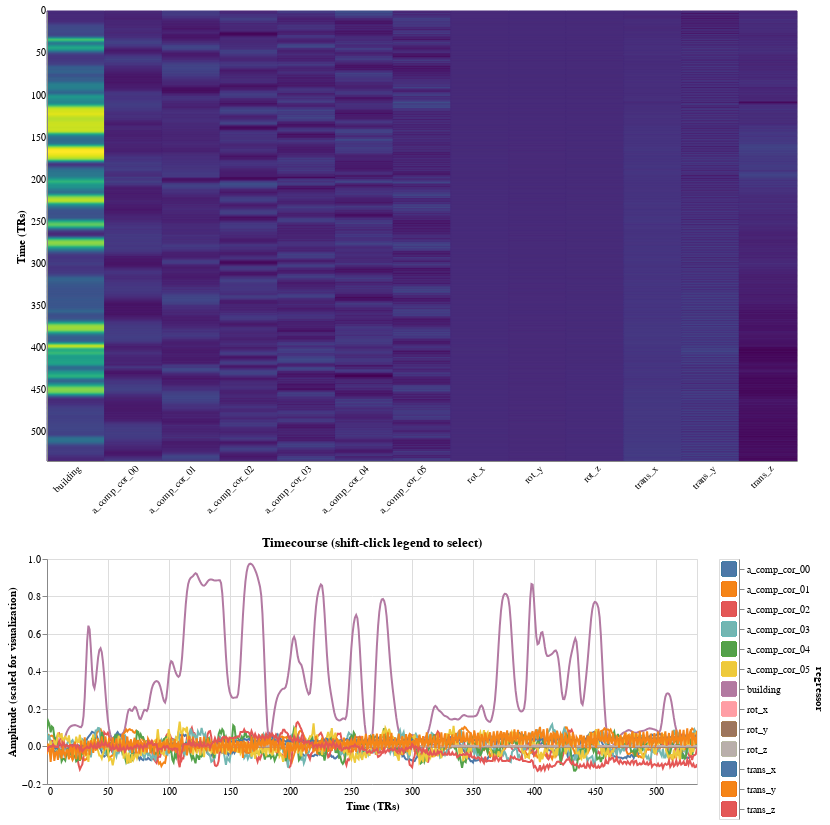

This figure's notebook cell:
### Code cell
analysis.plot_report(plot_type='design_matrix_plot')

### Figure 1 — Vega-Lite specification as saved in the notebook (floating-point values rounded to 4 significant figures; data arrays with more than 128 entries replaced by an {"elided": "..."} marker saying what was removed)
{"$schema": "https://vega.github.io/schema/vega-lite/v4.8.1.json", "config": {"scale": {"bandPaddingInner": 0.0}, "view": {"continuousHeight": 300, "continuousWidth": 400}}, "data": {"name": "data-36be952f3873e9d8935e0fcca9b43ef8"}, "datasets": {"data-36be952f3873e9d8935e0fcca9b43ef8": {"elided": "6955 records"}}, "resolve": {"scale": {"color": "independent"}}, "vconcat": [{"encoding": {"fill": {"field": "value", "legend": null, "scale": {"scheme": "viridis"}, "sort": "ascending", "type": "quantitative"}, "stroke": {"field": "value", "legend": null, "scale": {"scheme": "viridis"}, "sort": "ascending", "type": "quantitative"}, "x": {"axis": {"labelAngle": -45, "ticks": false, "title": null}, "field": "regressor", "sort": null, "type": "nominal"}, "y": {"axis": {"labels": true, "ticks": false, "title": "Time (TRs)", "values": [0, 50, 100, 150, 200, 250, 300, 350, 400, 450, 500]}, "field": "scan_number", "type": "ordinal"}}, "height": 450, "mark": "rect", "width": 750}, {"hconcat": [{"encoding": {"color": {"field": "regressor", "legend": null, "type": "nominal"}, "x": {"axis": {"ticks": false, "title": "Time (TRs)", "values": [0, 50, 100, 150, 200, 250, 300, 350, 400, 450, 500]}, "field": "scan_number", "scale": {"domain": [0, 534]}, "type": "quantitative"}, "y": {"axis": {"title": "Amplitude (scaled for visualization)"}, "field": "value", "type": "quantitative"}}, "height": 225, "mark": {"clip": true, "type": "line"}, "title": "Timecourse (shift-click legend to select)", "transform": [{"filter": {"selection": "selector103"}}], "width": 650}, {"encoding": {"color": {"field": "regressor", "legend": null, "type": "nominal"}, "y": {"axis": {"orient": "right"}, "field": "regressor", "type": "nominal"}}, "mark": {"size": 200, "type": "square"}, "selection": {"selector103": {"fields": ["regressor"], "type": "multi"}}}]}]}
